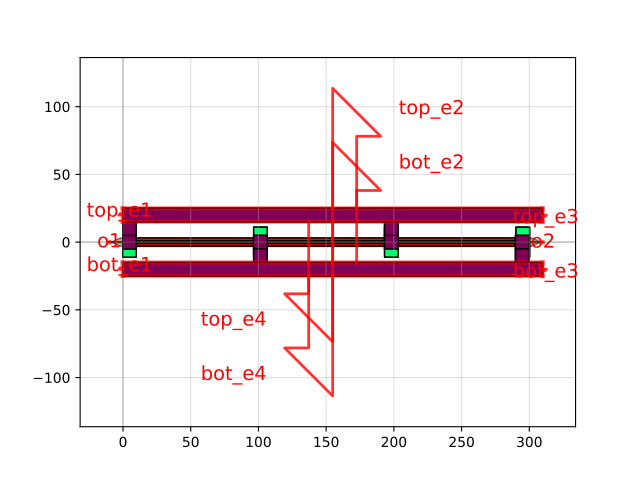

This chart was generated by the following Python code:
import gdsfactory as gf

c = gf.components.straight_heater_doped_rib(length=320.0, nsections=3, via_stack_metal_size=[10.0, 10.0], via_stack_size=[10.0, 10.0], with_taper1=True, with_taper2=True, heater_width=2.0, heater_gap=0.8, via_stack_gap=0.0, width=0.5, xoffset_tip1=0.2, xoffset_tip2=0.4)
c.plot()
